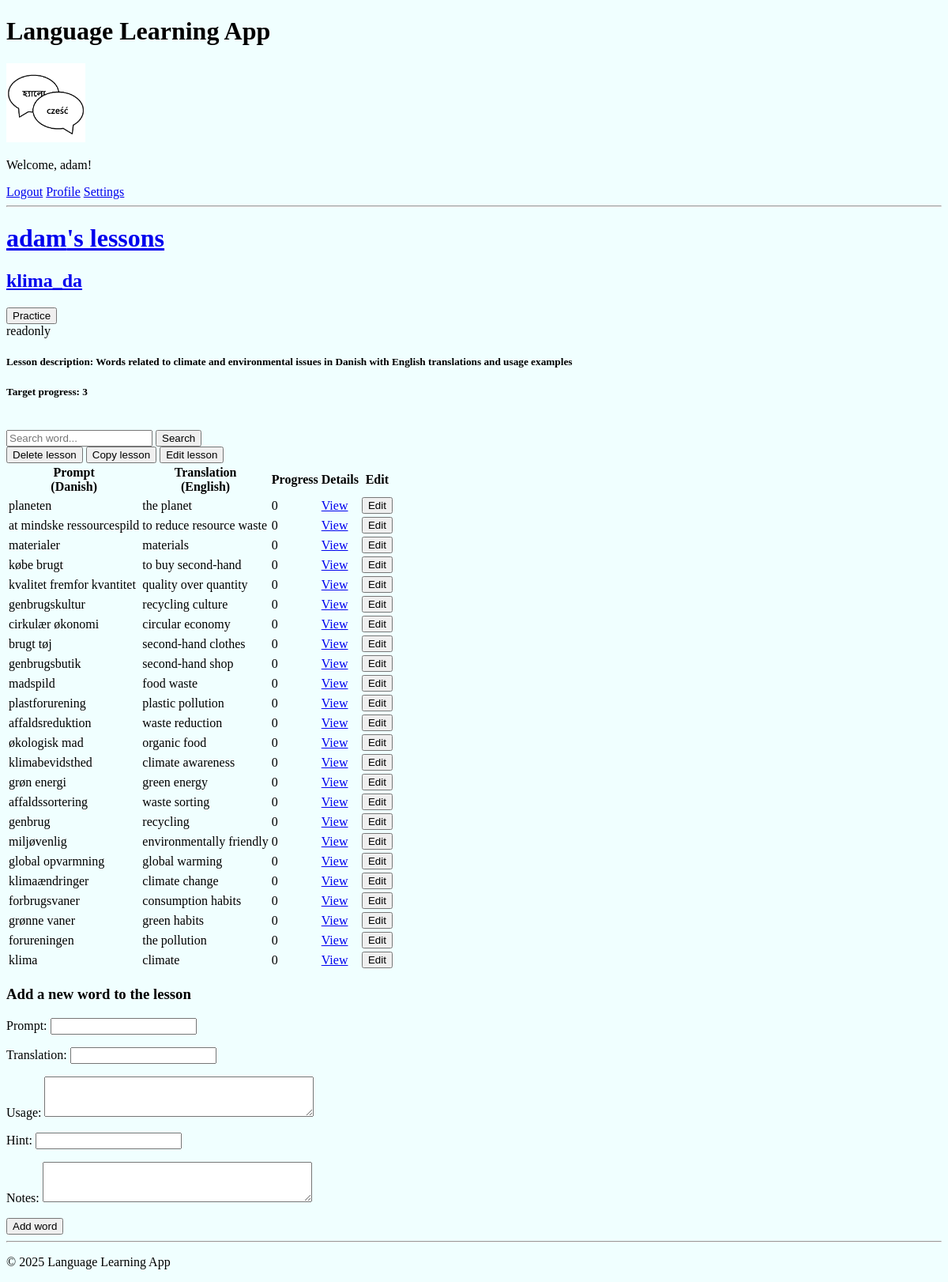
Page /my-lesson-details/103/ (signed in) on the earlier database version.
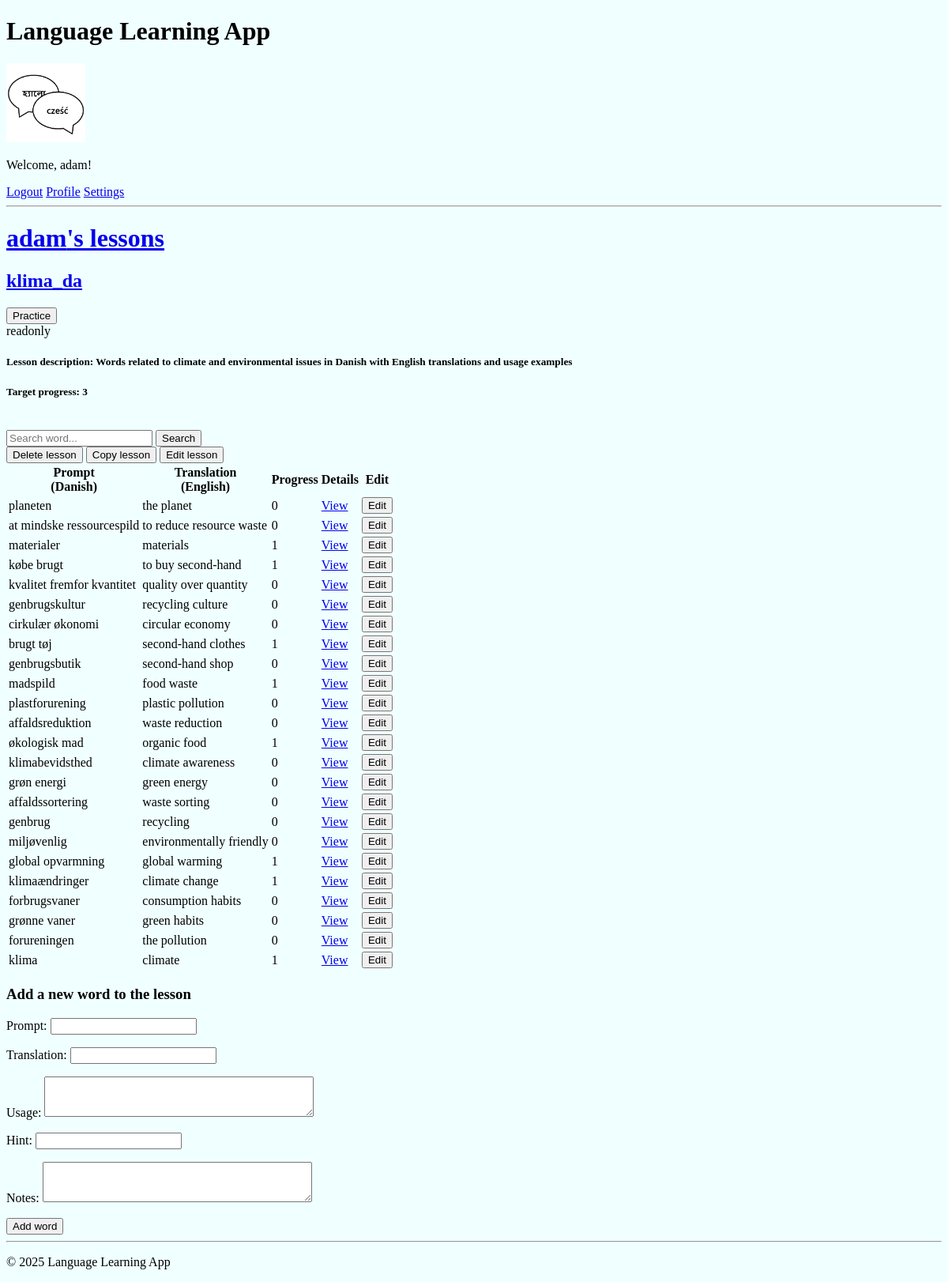
Same page on the later database version.
### base/models.py (models this page shows, shortened)
class UserLesson(models.Model):
    user = models.ForeignKey(User, on_delete=models.CASCADE)
    lesson = models.ForeignKey(Lesson, on_delete=models.CASCADE)
    target_progress = models.PositiveIntegerField(
        default=3, validators=[MinValueValidator(1)]
    )
    practice_window = models.PositiveIntegerField(
        default=10, validators=[MinValueValidator(1)]
    )
    allowed_error_margin = models.PositiveIntegerField(
        default=0, validators=[MinValueValidator(0)]
    )
    class Meta:
        unique_together = ("user", "lesson")

class Lesson(models.Model):
    title = models.CharField(max_length=255)
    description = models.TextField(
        blank=True, help_text="Brief description of the lesson."
    )
    prompt_language = models.ForeignKey(
        Language, on_delete=models.CASCADE, related_name="prompt_lessons"
    )
    translation_language = models.ForeignKey(
        Language, on_delete=models.CASCADE, related_name="translation_lessons"
    )
    author = models.ForeignKey(
        User,
        on_delete=models.CASCADE,
        related_name="authored_lessons",
    )
    changes_log = models.TextField(
        blank=True, help_text="Log of changes made to this lesson."
    )
    access_type = models.ForeignKey(AccessType, on_delete=models.PROTECT, default=1)
    original_lesson = models.ForeignKey(
        "self", null=True, blank=True, on_delete=models.SET_NULL
    )
    updated = models.DateTimeField(auto_now=True)
    created = models.DateTimeField(auto_now_add=True)

class AccessType(models.Model):
    ACCESS_CHOICES = [
        ("private", "Private"),
        ("readonly", "Read-Only"),
        ("write", "Writable"),
    ]
    name = models.CharField(max_length=20, choices=ACCESS_CHOICES, unique=True)

class Language(models.Model):
    name = models.CharField(max_length=50, unique=True)
    def __str__(self):
        return self.name

class UserWord(models.Model):
    user_lesson = models.ForeignKey(
        UserLesson,
        on_delete=models.CASCADE,
        related_name="user_words",
    )
    word = models.ForeignKey(Word, on_delete=models.CASCADE)
    current_progress = models.PositiveIntegerField(default=0)
    notes = models.TextField(blank=True)
    class Meta:
        unique_together = ("user_lesson", "word")

class Word(models.Model):
    lesson = models.ForeignKey(Lesson, on_delete=models.CASCADE, related_name="words")
    prompt = models.CharField(max_length=255)
    translation = models.CharField(max_length=255)
    usage = models.TextField(blank=True)
    prompt_audio = models.FileField(upload_to="audio/prompts/", blank=True, null=True)
    usage_audio = models.FileField(upload_to="audio/usages/", blank=True, null=True)
    hint = models.CharField(max_length=255, blank=True)
    updated = models.DateTimeField(auto_now=True)
    created = models.DateTimeField(auto_now_add=True)

### base/views.py (the view, shortened to what this page needs)
@login_required(login_url="login")
def myLessonDetails(request, my_lesson_id):
    myLesson = UserLesson.objects.filter(id=my_lesson_id).first()
    if not myLesson:
        return HttpResponse("You do not have this lesson.")
    if request.user.id != myLesson.user.id and request.user.is_superuser == False:
        return HttpResponse("You are not allowed here!")
    lesson_words = myLesson.lesson.words.all()
    existing_userword_word_ids = set(
        UserWord.objects.filter(user_lesson=myLesson).values_list("word_id", flat=True)
    )
    missing_words = [w for w in lesson_words if w.id not in existing_userword_word_ids]
    for word in missing_words:
        UserWord.objects.create(
            user_lesson=myLesson, word=word, current_progress=0, notes=""
        )
    myWords = UserWord.objects.filter(user_lesson=myLesson).order_by("-id")
    my_Words_search_query = request.GET.get("q") or ""
    is_author = myLesson.lesson.author == request.user
    is_private = myLesson.lesson.access_type.name == "private"
    if request.user == myLesson.lesson.author or myLesson.lesson.access_type.name in [
        "write"
    ]:
        can_edit = True
    else:
        can_edit = False
    userWordForm = UserWordForm()
    if can_edit:
        if request.method == "POST":
            userWordForm = UserWordForm(request.POST)
            if userWordForm.is_valid():
                word_data = userWordForm.cleaned_data.get("word")
                prompt = (
                    word_data.prompt
                    if word_data
                    else userWordForm.cleaned_data.get("prompt")
                )
                translation = (
                    word_data.translation
                    if word_data
                    else userWordForm.cleaned_data.get("translation")
                )
                usage = (
                    word_data.usage
                    if word_data
                    else userWordForm.cleaned_data.get("usage")
                )
                hint = (
                    word_data.hint
                    if word_data
                    else userWordForm.cleaned_data.get("hint")
                )
                if Word.objects.filter(prompt=prompt, lesson=myLesson.lesson).exists():
                    messages.error(request, "This word already exists in the lesson.")
                    return redirect("my-lesson-details", my_lesson_id=myLesson.id)
                new_word = Word(
                    prompt=prompt,
                    translation=translation,
                    usage=usage,
                    hint=hint,
                    lesson=myLesson.lesson,
                )
                new_word.save()
                if new_word.prompt:
                    rel_path = generate_audio_file(
                        new_word.prompt,
                        myLesson.lesson.prompt_language,
                        "audio/prompts",
                        f"word_{new_word.id}_prompt.mp3",
                    )
                    new_word.prompt_audio = rel_path
                if new_word.usage:
                    rel_path = generate_audio_file(
                        new_word.usage,
                        myLesson.lesson.prompt_language,
                        "audio/usages",
                        f"word_{new_word.id}_usage.mp3",
                    )
                    new_word.usage_audio = rel_path
                new_word.save()
                UserWord.objects.create(
                    user_lesson=myLesson,
                    word=new_word,
                    current_progress=0,
                    notes=userWordForm.cleaned_data.get("notes", ""),
                )
                myLesson.lesson.updated = (
                    new_word.updated
                )  # Update lesson's updated time
                myLesson.lesson.changes_log = (
                    (
                        myLesson.lesson.changes_log + "\n"
                        if myLesson.lesson.changes_log
                        else ""
                    )
                    + f"{timezone.now()} Word '{new_word.prompt}' added by {request.user.username}"
                )
                myLesson.lesson.save()  # Save the lesson to update the timestamp
                messages.success(request, "Word created successfully!")
                return redirect("my-lesson-details", my_lesson_id=myLesson.id)
    context = {
        "my_lesson": myLesson,
        "my_words": myWords,
        "word_form": userWordForm,
        "can_edit": can_edit,
        "is_private": is_private,
        "is_author": is_author,
    }
    return render(request, "base/my_lesson_details.html", context)

### base/templates/base/my_lesson_details.html (shortened to what this page needs)
{% extends "main.html" %}
{% block content %}
<h1><a href="{% url 'my-lessons' my_lesson.user.id %}">{{my_lesson.user.username}}'s lessons</a></h1>
<h2><a href="{% url 'my-lesson-details' my_lesson.id %}">{{ my_lesson.lesson.title }}</a></h2>
<a href="{% url 'start-practice' my_lesson.id %}"><button autofocus>Practice</button></a>
<br>
{{ my_lesson.lesson.access_type.name}}
<h5>Lesson description: {{ my_lesson.lesson.description }}</h5>
<h5>Target progress: {{ my_lesson.target_progress }}</h5>
<br>
<form method="GET" action="{% url 'my-lesson-details' my_lesson.id %}">
    <input type="text" name="q" placeholder="Search word...">
    <button type="submit">Search</button>
</form>
<form action="{% url 'delete-my-lesson' my_lesson.id %}" method="get" style="display:inline;">
    <button type="submit">Delete lesson</button>
</form>
<form action="{% url 'copy-lesson' my_lesson.id %}" method="get" style="display:inline;">
    <button type="submit" {% if is_private %}disabled{% endif %}>Copy lesson</button>
</form>
<form action="{% url 'edit-lesson' my_lesson.id %}" method="get" style="display:inline;">
    <button type="submit"  {% if not is_author %}disabled{% endif %}>Edit lesson</button>
</form>
<div class="my-lesson-container">
    <table>
        <thead>
            <tr>
                <th>Prompt <br>({{my_lesson.lesson.prompt_language}})</th>
                <th>Translation <br> ({{my_lesson.lesson.translation_language}})</th>
                <th>Progress</th>
                <th>Details</th>
                <th>Edit</th>
            </tr>
        </thead>
        <tbody>
            {% for my_word in my_words %}
            <tr>
                <td>{{ my_word.word.prompt }}</td>
                <td>{{ my_word.word.translation }}</td>
                <td>{{ my_word.current_progress }}</td>
                <td>
                    <a href="{% url 'my-word-details' my_word.id %}">View</a>
                </td>
                <td>
                    <form action="{% url 'edit-word' my_word.id %}" method="get">
                        <button type="submit" {% if not can_edit %}disabled{% endif %}>Edit</button>
                    </form>
                </td>
            </tr>
            {% endfor %}
        </tbody>
    </table>
    {% if can_edit %}
    <div>
    <h3>Add a new word to the lesson</h3>
    <form method="POST" action="">
        {{ word_form.as_p }}
        <input type="submit" value="Add word" />
    </form>
    </div>
    {% endif %}
</div>
{% endblock content %}

### templates/main.html (shortened to what this page needs)
<!DOCTYPE html>
{% load static %}
<html>
<head>
    <link rel="stylesheet" type="text/css" media="screen" href="{% static 'styles/main.css' %}">
</head>
<body>
    <header>
        <h1>Language Learning App</h1>
    {% include 'navbar.html' %}
    </header>
    {% block content %}
    {% endblock %}
    <footer>
        <hr>
        <p>&copy; 2025 Language Learning App</p>
    </footer>
</html>

### templates/navbar.html
{% load static %}
<a href="/">
    <img src="{% static 'images/logo.png' %}" alt="Home" style="height: 100px;">
</a>
<br>
{% if user.is_authenticated %}
    <p>Welcome, {{ user.username }}!</p>
    <a href="{% url 'logout' %}">Logout</a>
    <a href="{% url 'profile' %}">Profile</a>
    <a href="{% url 'settings' %}">Settings</a>
{% else %}
    <a href="{% url 'login' %}">Login</a>
{% endif %}
<hr>

### static/styles/main.css (style rules this page uses)
body { background-color: azure; }

Differences in the rows shown:
changed UserWord "materialer": current_progress "0" → "1"
changed UserWord "købe brugt": current_progress "0" → "1"
changed UserWord "brugt tøj": current_progress "0" → "1"
changed UserWord "madspild": current_progress "0" → "1"
changed UserWord "økologisk mad": current_progress "0" → "1"
changed UserWord "global opvarmning": current_progress "0" → "1"
changed UserWord "klimaændringer": current_progress "0" → "1"
changed UserWord "klima": current_progress "0" → "1"
